Frame 1 (no input): blank canvas, image omitted
Frame 60 (no input): blank canvas, image omitted
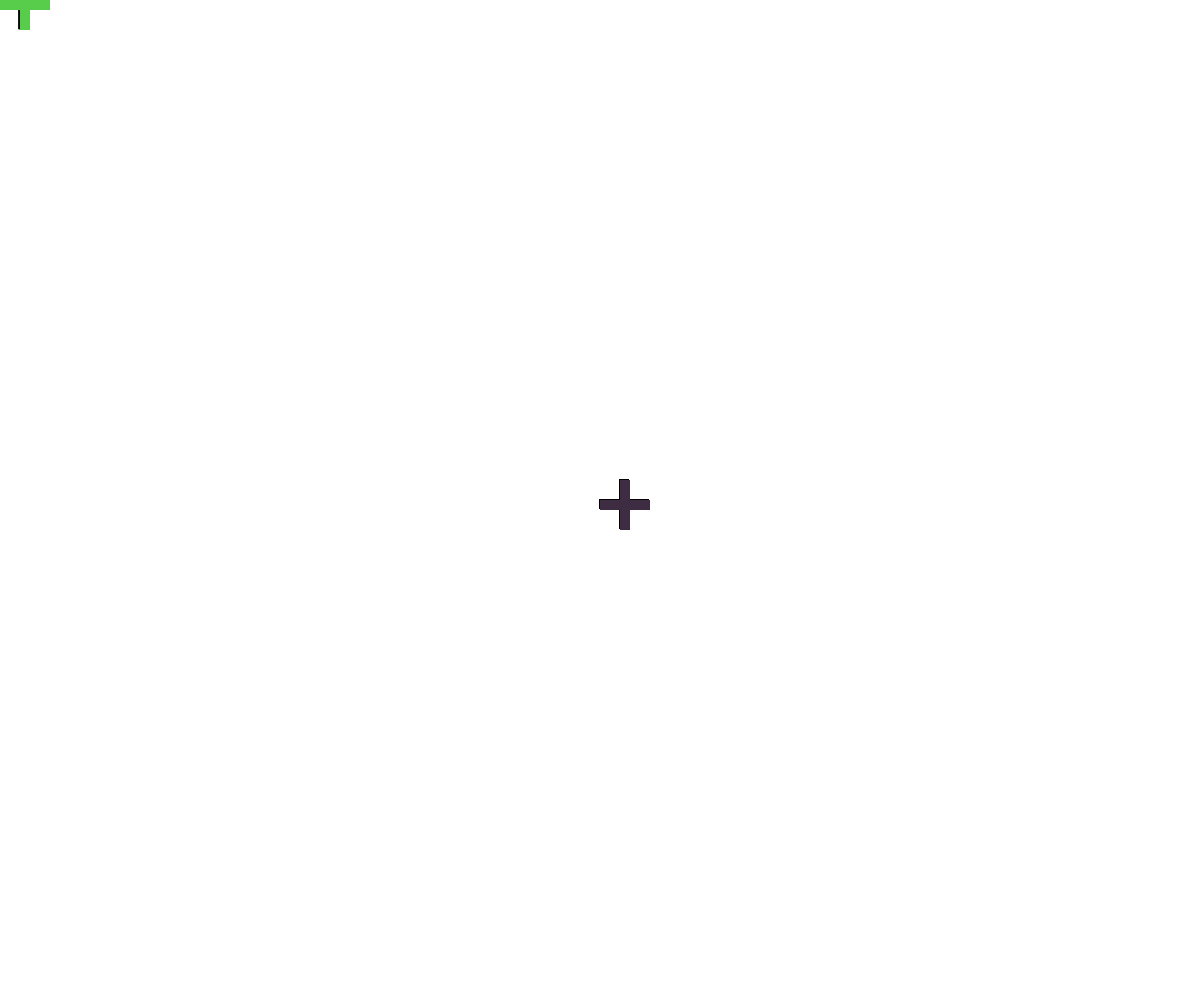
Frame 120 (the mouse pressed at the canvas centre since frame 60)

The p5.js sketch whose frames 1 and 60 were blank and that drew this single picture after the mouse press (run headless with seeded random() and noise() and a simulated clock; from frame 60 on, the mouse is pressed at the canvas centre):

// p5.js sketch
// ── sketch.js
var backgroundColor;
var crossColor;
var crossShadowColor;

function setup() {
   	createCanvas(windowWidth, windowHeight);
   	backgroundColor = color(random(255), random(255), random(255));
   	crossShadowColor = color(0,0,0);
   	crossColor = color(random(255), random(255), random(255));
}

function draw() {
	cross(mouseX, mouseY, crossColor, crossShadowColor);
}


function keyReleased() {
	background(backgroundColor);
}

function mousePressed() {
	crossColor = color(random(255), random(255), random(255));
}

function cross(xPos,yPos,foreground,shadow) {
	//background cross
	fill(shadow);
	rect(xPos - 1, yPos - 1, 50, 10);
	rect(xPos + 20 - 1, yPos - 20 - 1, 10, 50);

	//foreground cross
	noStroke();
	fill(foreground);
	rect(xPos, yPos, 50, 10);
	rect(xPos + 20, yPos - 20, 10, 50);
}

function draw() {
	cross(mouseX, mouseY, crossColor, crossShadowColor);
}
